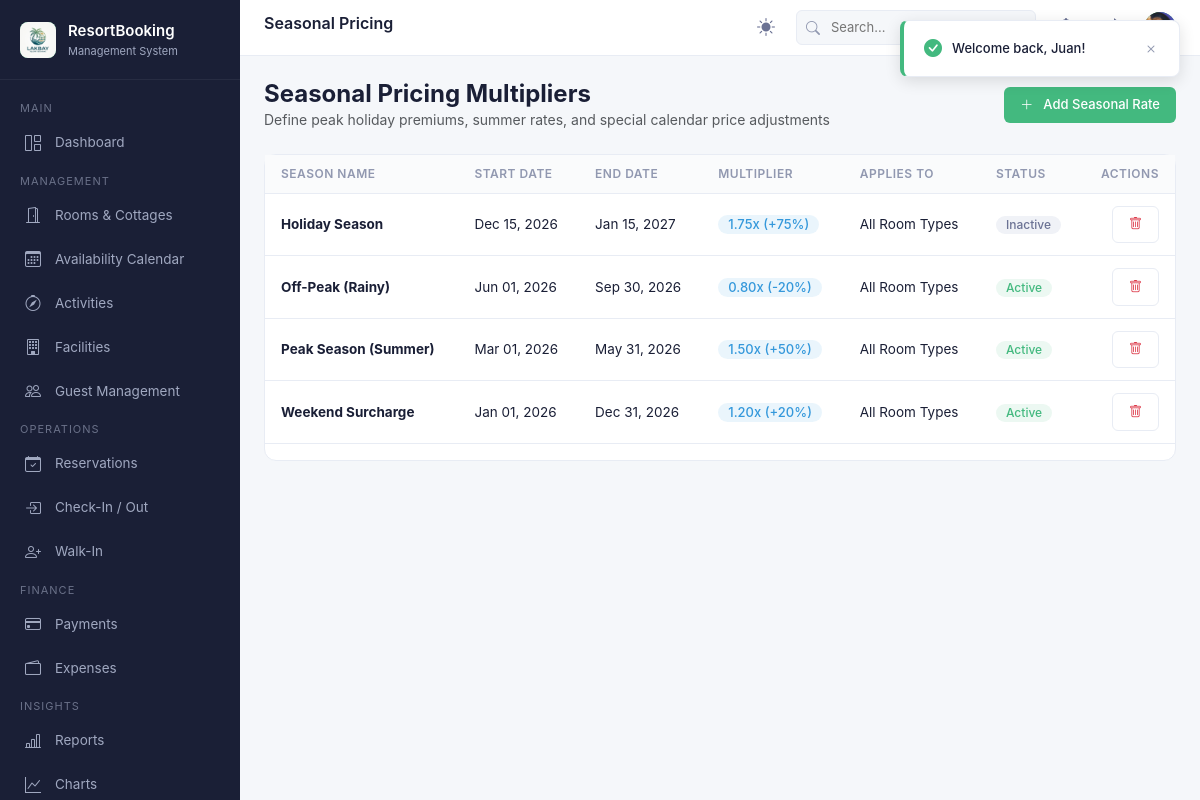
Page /settings/pricing.php (signed in) on the committed database.
### tables this page shows
CREATE TABLE `seasonalrates` (
  `SeasonalRateId` int NOT NULL AUTO_INCREMENT,
  `SeasonName` varchar(100) NOT NULL,
  `StartDate` datetime(6) NOT NULL,
  `EndDate` datetime(6) NOT NULL,
  `PriceMultiplier` decimal(5,2) NOT NULL,
  `RoomTypeId` int DEFAULT NULL,
  `IsActive` tinyint(1) NOT NULL,
  `CreatedAt` datetime(6) NOT NULL,
  PRIMARY KEY (`SeasonalRateId`),
  KEY `IX_SeasonalRates_RoomTypeId` (`RoomTypeId`),
  CONSTRAINT `FK_SeasonalRates_RoomTypes_RoomTypeId` FOREIGN KEY (`RoomTypeId`) REFERENCES `roomtypes` (`RoomTypeId`)
);

### includes/functions.php (called while the page is built, shortened)
<?php
require_once __DIR__ . '/../config/database.php';
function formatDate($dateStr, $format = 'M d, Y') {
    $time = strtotime($dateStr);
    return $time ? date($format, $time) : '-';
}

### config/database.php (called while the page is built, shortened)
<?php
function url($path = '') {
    $path = '/' . ltrim($path, '/');
    return BASE_URL . $path;
}

### settings/pricing.php (the view, shortened to what this page needs)
<?php
require_once __DIR__ . '/../config/database.php';
require_once __DIR__ . '/../includes/functions.php';
$rates = $pdo->query("SELECT sr.*, rt.TypeName
    FROM seasonalrates sr
    LEFT JOIN roomtypes rt ON sr.RoomTypeId = rt.RoomTypeId
    ORDER BY sr.StartDate DESC")->fetchAll();
include __DIR__ . '/../includes/header.php';
?>
<div class="d-flex justify-content-between align-items-center mb-4 flex-wrap gap-2">
    <div>
        <h4 style="margin:0; font-weight:700;">Seasonal Pricing Multipliers</h4>
        <p class="text-muted" style="margin:0; font-size:14px;">Define peak holiday premiums, summer rates, and special calendar price adjustments</p>
    </div>
    <button type="button" class="btn btn-primary" onclick="new bootstrap.Modal(document.getElementById('addRateModal')).show()">
        <i class="bi bi-plus-lg me-1"></i> Add Seasonal Rate
    </button>
</div>
<div class="card">
    <div class="table-wrapper">
        <table class="table">
            <thead>
                <tr>
                    <th>Season Name</th>
                    <th>Start Date</th>
                    <th>End Date</th>
                    <th>Multiplier</th>
                    <th>Applies To</th>
                    <th>Status</th>
                    <th style="text-align:right;">Actions</th>
                </tr>
            </thead>
            <tbody>
                <?php if (empty($rates)): ?>
                    <tr><td colspan="7" class="text-center py-4 text-muted">No seasonal pricing rules configured.</td></tr>
                <?php else: ?>
                    <?php foreach ($rates as $r): ?>
                        <tr>
                            <td><strong><?= htmlspecialchars($r['SeasonName']) ?></strong></td>
                            <td><?= formatDate($r['StartDate']) ?></td>
                            <td><?= formatDate($r['EndDate']) ?></td>
                            <td><span class="badge badge-info" style="font-size:13px;"><?= number_format($r['PriceMultiplier'], 2) ?>x (<?= (($r['PriceMultiplier'] - 1) * 100) > 0 ? '+' . round(($r['PriceMultiplier'] - 1) * 100) . '%' : round(($r['PriceMultiplier'] - 1) * 100) . '%' ?>)</span></td>
                            <td><?= !empty($r['TypeName']) ? htmlspecialchars($r['TypeName']) : 'All Room Types' ?></td>
                            <td>
                                <a href="<?= url('/settings/pricing.php?toggle=' . $r['SeasonalRateId']) ?>" class="badge <?= $r['IsActive'] ? 'badge-success' : 'badge-secondary' ?>" style="text-decoration:none;" title="Click to toggle">
                                    <?= $r['IsActive'] ? 'Active' : 'Inactive' ?>
                                </a>
                            </td>
                            <td style="text-align:right;">
                                <a href="<?= url('/settings/pricing.php?delete=' . $r['SeasonalRateId']) ?>" class="btn btn-xs btn-outline text-danger" onclick="return confirm('Delete this rate?')">
                                    <i class="bi bi-trash"></i>
                                </a>
                            </td>
                        </tr>
                    <?php endforeach; ?>
                <?php endif; ?>
            </tbody>
        </table>
    </div>
</div>
<?php include __DIR__ . '/../includes/footer.php'; ?>

### assets/css/site.css (style rules this page uses)
:root { --primary: #43b97f; --primary-dark: #36a36e; --primary-light: #e8f8f0; --primary-bg: #f0faf5; --sidebar-bg: #1a1f36; --sidebar-hover: #252b48; --sidebar-active: rgba(67, 185, 127, 0.15); --sidebar-text: #a0a8c0; --sidebar-text-active: #43b97f; --header-bg: #ffffff; --content-bg: #f5f7fa; --card-bg: #ffffff; --text-primary: #1a1f36; --text-secondary: #6b7294; --text-muted: #9198b0; --border: #e8ecf4; --success: #43b97f; --warning: #f5a623; --danger: #e74c3c; --info: #3498db; --shadow-sm: 0 1px 3px rgba(0,0,0,0.06); --shadow-md: 0 2px 8px rgba(0,0,0,0.08); --shadow-lg: 0 4px 16px rgba(0,0,0,0.12); --radius: 8px; --radius-lg: 12px; }
* { box-sizing: border-box; }
html { overflow-x: hidden; scroll-behavior: smooth; }
body { margin: 0; padding: 0; font-family: -apple-system, BlinkMacSystemFont, 'Segoe UI', Roboto, 'Helvetica Neue', Arial, sans-serif; background: var(--content-bg); color: var(--text-primary); font-size: 14px; line-height: 1.5; overflow-x: hidden; width: 100%; max-width: 100vw; }
.card { background: var(--card-bg); border-radius: var(--radius-lg); border: 1px solid var(--border); margin-bottom: 20px; }
.table-wrapper { overflow-x: auto; }
.table { width: 100%; border-collapse: collapse; }
.table th { padding: 10px 16px; text-align: left; font-size: 12px; font-weight: 600; color: var(--text-muted); text-transform: uppercase; letter-spacing: 0.5px; border-bottom: 1px solid var(--border); background: #fafbfc; white-space: nowrap; }
.table td { padding: 12px 16px; border-bottom: 1px solid var(--border); font-size: 13.5px; color: var(--text-primary); vertical-align: middle; }
.btn { display: inline-flex; align-items: center; gap: 6px; padding: 8px 16px; border-radius: 6px; font-size: 13px; font-weight: 500; border: none; cursor: pointer; transition: all 0.2s; text-decoration: none; white-space: nowrap; }
.btn-primary { background: var(--primary); color: #fff; }
.btn-outline { background: transparent; border: 1px solid var(--border); color: var(--text-secondary); }
.badge { display: inline-flex; align-items: center; gap: 5px; padding: 3px 10px; border-radius: 12px; font-size: 12px; font-weight: 500; }
.badge-success { background: rgba(67,185,127,0.1); color: var(--success); }
.badge-info { background: rgba(52,152,219,0.1); color: var(--info); }
.badge-secondary { background: #f0f2f7; color: var(--text-secondary); }
* { scrollbar-width: thin; scrollbar-color: var(--border) transparent; }
.table-wrapper { overflow-x: auto; -webkit-overflow-scrolling: touch; }

### rows in the picture
seasonalrates: SeasonName "Holiday Season", StartDate "Dec 15, 2026", EndDate "Jan 15, 2027", PriceMultiplier "1.75", ($r['PriceMultiplier']-1)*100 "75", IsActive "Inactive"
seasonalrates: SeasonName "Off-Peak (Rainy)", StartDate "Jun 01, 2026", EndDate "Sep 30, 2026", PriceMultiplier "0.80", ($r['PriceMultiplier']-1)*100 "-20", IsActive "Active"
seasonalrates: SeasonName "Peak Season (Summer)", StartDate "Mar 01, 2026", EndDate "May 31, 2026", PriceMultiplier "1.50", ($r['PriceMultiplier']-1)*100 "50", IsActive "Active"
seasonalrates: SeasonName "Weekend Surcharge", StartDate "Jan 01, 2026", EndDate "Dec 31, 2026", PriceMultiplier "1.20", ($r['PriceMultiplier']-1)*100 "20", IsActive "Active"

### other values in the picture
$resortSettings['ResortName'] "ResortBooking"
$resortSettings['ResortSubtitle'] "Management System"
$pageTitle "Seasonal Pricing"
